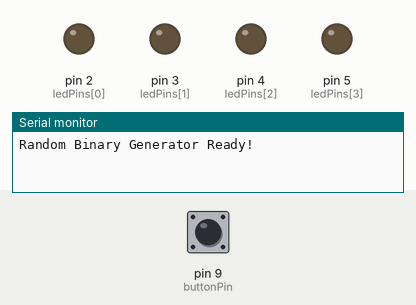
The sketch below on a simulated Arduino Uno, built with avr-gcc and run on an emulated ATmega328P. On the bench: output pins drawn as LEDs (lit = HIGH), the last lines printed to the serial monitor. Inputs (shaded band) come from the test bench; at power-on: pin 9 (buttonPin) HIGH. Random numbers use the default seed unless the sketch sets one.

Above: at 1.2 s.
1.3 s: pin 9 (buttonPin) pulled LOW for 0.15 s
At 2.5 s:
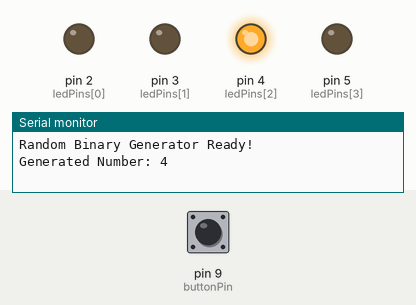
2.9 s: pin 9 (buttonPin) pulled LOW for 1 s
At 3.8 s:
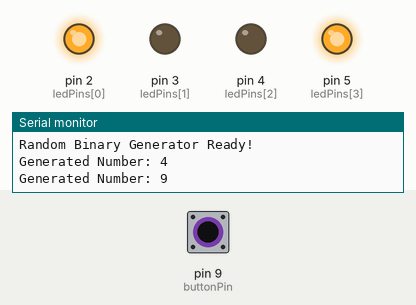
5.4 s: pin 9 (buttonPin) pulled LOW for 3.2 s
At 5.7 s:
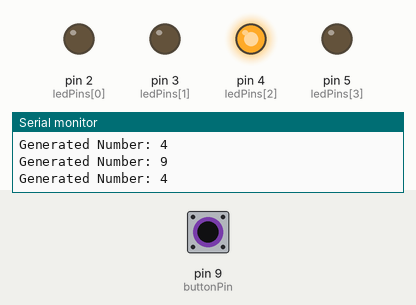
10.1 s: pin 9 (buttonPin) pulled LOW for 0.15 s
At 10.5 s:
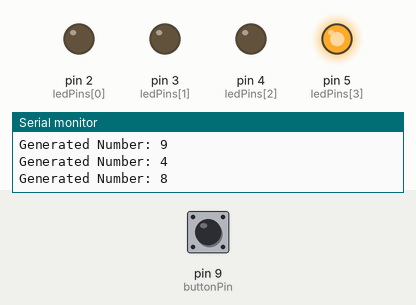
11.7 s: pin 9 (buttonPin) pulled LOW for 0.15 s
At 12.9 s:
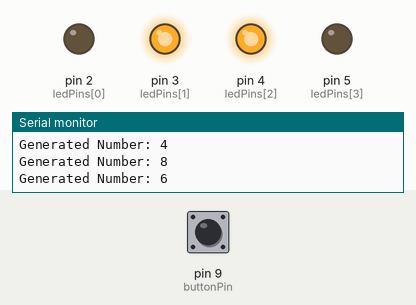
13.3 s: pin 9 (buttonPin) pulsed LOW 5 times (0.12 s each, 0.3 s apart)
At 15.1 s:
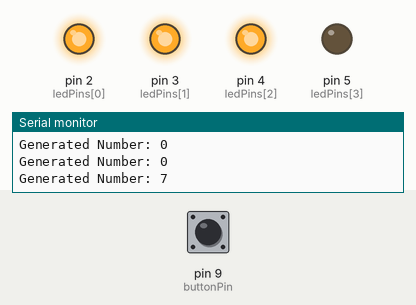
Timing chart, 0 to 16.6 s (numbered marks = the images above; inputs shaded):
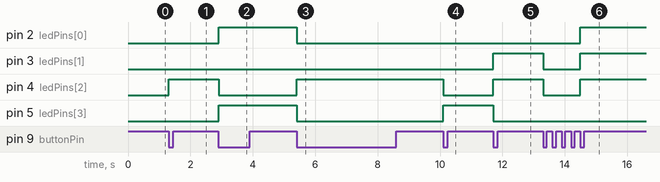

Measured:
- after the input at 1.3 s, pin 4 (ledPins[2]): LOW → HIGH at once
- after the input at 2.9 s, pin 2 (ledPins[0]), pin 5 (ledPins[3]): LOW → HIGH at once; pin 4 (ledPins[2]): HIGH → LOW at once
- after the input at 5.4 s, pin 2 (ledPins[0]), pin 5 (ledPins[3]): HIGH → LOW at once; pin 4 (ledPins[2]): LOW → HIGH at once
- after the input at 10.1 s, pin 4 (ledPins[2]): HIGH → LOW at once; pin 5 (ledPins[3]): LOW → HIGH at once
- after the input at 11.7 s, pin 3 (ledPins[1]), pin 4 (ledPins[2]): LOW → HIGH at once; pin 5 (ledPins[3]): HIGH → LOW at once
- after the input at 13.3 s, pin 2 (ledPins[0]): LOW → HIGH after 1.2 s; pin 3 (ledPins[1]), pin 4 (ledPins[2]): HIGH → LOW at once, → HIGH 1.2 s later

The sketch:

random_number_display_4_leds.ino
```cpp
const int ledPins[4] = {2, 3, 4, 5};  // LED pins
const int buttonPin = 9;  // Button pin
bool buttonPressed = false;  // Track button press state

void setup() {
  // Set LED pins as output
  for (int i = 0; i < 4; i++) {
    pinMode(ledPins[i], OUTPUT);
  }

  // Set button pin as input
  pinMode(buttonPin, INPUT);  // No internal pull-up, external pull-up used
  randomSeed(analogRead(A0));  // Seed RNG so numbers don't repeat on every reset
  displayBinary(0);            // Start with all LEDs OFF
  Serial.begin(9600);          // Initialize Serial
  Serial.println("Random Binary Generator Ready!");
}


void displayBinary(int num) {
  // Display the 4 least significant bits of 'num' on the LEDs
  for (int i = 0; i < 4; i++) {
    int bitValue = (num >> i) & 1;  // Get the i-th bit
    digitalWrite(ledPins[i], bitValue ? HIGH : LOW);  // Set LED based on bit value
  }
}

void loop() {
  int reading = digitalRead(buttonPin);  // Read button state

  if (reading == LOW && !buttonPressed) {  // Button pressed (active LOW)
    buttonPressed = true;
    int randomNumber = random(0, 10);  // Generate random number between 0 and 9
    Serial.print("Generated Number: ");
    Serial.println(randomNumber);
    displayBinary(randomNumber);  // Display the binary representation on LEDs
    delay(500);  // Debounce delay to avoid multiple triggers from a single press

  }

  if (reading == HIGH) {  // Button released
    buttonPressed = false;
  }
}
```
